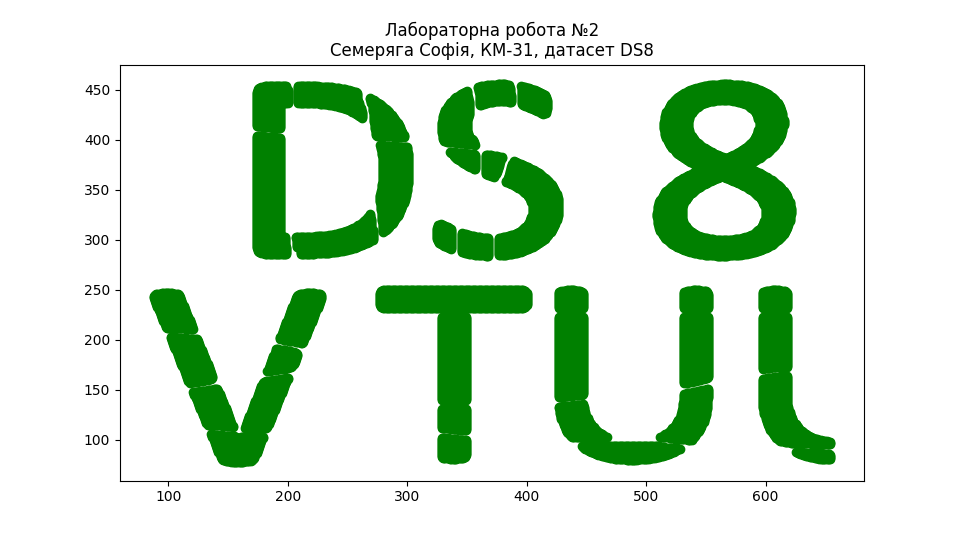

The script that saved this image:
import matplotlib.pyplot as plt
import os

# Функція для прочитання датасету з текстового файлу
def read_file(file_path):
    # Перевяємо, чи існує файл
    if not os.path.exists(file_path):
        print(f"Файл '{file_path}' не знайдено в директорії проєкту.")
        return []
    # Збергіаємо точки як список кортежів після перевірки на їх коректність
    points = []
    with open(file_path, 'r') as file:
        # Рахуємо номер рядку, щоб при можливих некоректних значеннях координат вказати користувачу, де саме помилка
        line_number = 1
        for line in file:
            try:
                y, x = map(int, line.split())
                points.append((x, y))
            except ValueError:
                # Повідомляємо користувача, якщо є некоректні значення в файлі
                print(f"Некоректні значення координат у рядку {line_number}: {line.strip()}")
                return []
            line_number += 1
    return points

# Функція для побудови графіка за точками
def plot(points):
    # Встановлюємо розміри полотна за умовами завдання
    plt.figure(figsize=(9.6, 5.4)) 
    # Розділюємо координати точок на х та у
    x, y = zip(*points)
    # Налаштування графіку та координатної площини
    plt.scatter(x, y, color = "green")
    plt.title("Лабораторна робота №2\nСемеряга Софія, КМ-31, датасет DS8", fontsize=12)
    plt.savefig("plot.png", format="png")
    plt.show()
    plt.close()

# Головна функція, де вказуємо назву файла з датасетом та викликаємо відповідні функції
def main():
    # Назва файлу з датасетом
    file_path = "DS8.txt"
    points = read_file(file_path)
    plot(points)

if __name__ == "__main__":
    main()
